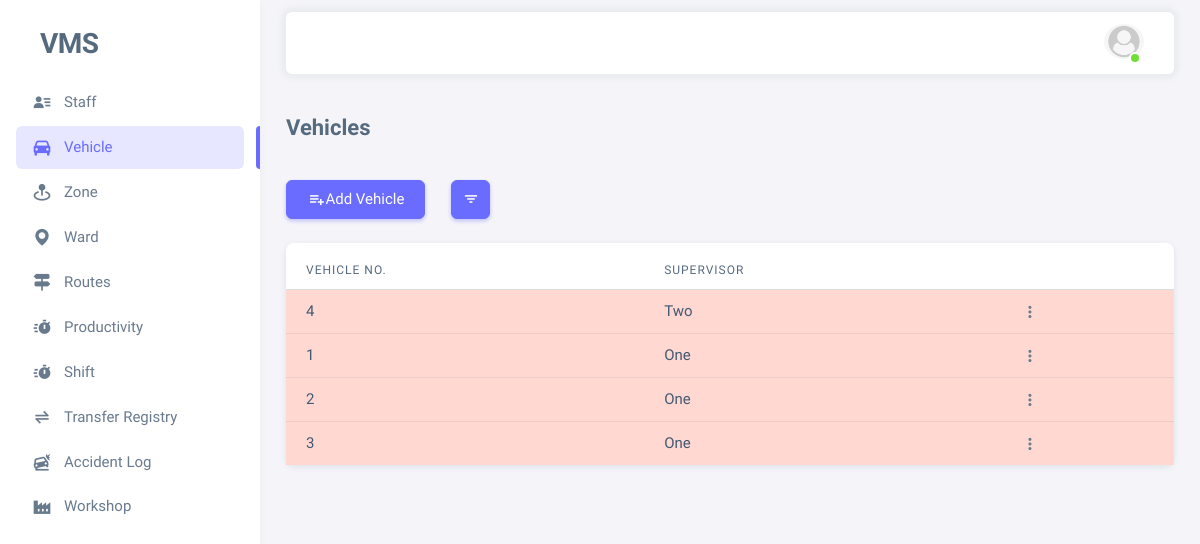
The page / (signed in) on the database as committed earlier.
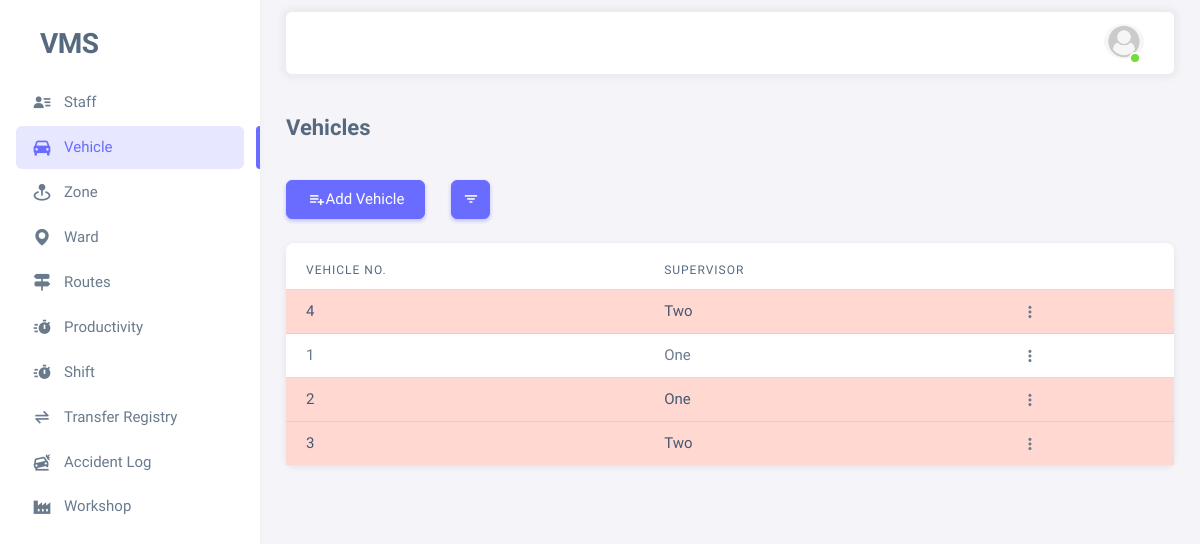
The same page on the database as committed later.
### vms_app/models.py (models this page shows, shortened)
class Vehicle(models.Model):
    vehicle_number = models.CharField(max_length=100, unique=True)
    is_active = models.BooleanField(default=True)
    is_working = models.BooleanField(default=False)
    supervisor = models.ForeignKey(Employee, on_delete=models.SET_NULL, null=True, blank=True,
                                   related_name='vehicle_supervised_by', limit_choices_to={'is_active': True})
    load_estimation = models.IntegerField(default=1000)  # in kg
    remark = models.TextField(null=True, blank=True)
    created_by = models.ForeignKey(Employee, on_delete=models.SET_NULL, null=True, blank=True,
                                   related_name='vehicle_created_by')
    created_on = models.DateTimeField(auto_now_add=True)
    updated_by = models.ForeignKey(Employee, on_delete=models.SET_NULL, null=True, blank=True,
                                   related_name='vehicle_updated_by')
    updated_on = models.DateTimeField(auto_now=True)
    zone = models.ForeignKey(Zone, related_name='zone_vehicles_set',
                             on_delete=models.PROTECT, null=True, blank=True)
    workshop = models.ForeignKey(Workshop, related_name='workshop_vehicles_set',
                                 on_delete=models.PROTECT, null=True, blank=True)
    register_number = models.CharField(max_length=50, null=True, blank=True, unique=True)
    chassis_number = models.CharField(max_length=50, null=True, blank=True)
    vehicle_model = models.CharField(max_length=50, null=True, blank=True)
    vehicle_type = models.CharField(max_length=50, null=True, blank=True)
    engine_number = models.CharField(max_length=50, null=True, blank=True)
    fc_date = models.DateField(null=True, blank=True)
    insurance = models.DateField(null=True, blank=True)
    puc = models.DateField(null=True, blank=True)  # pollution under control certificate expiry date

class Employee(AbstractBaseUser, PermissionsMixin):
    id = models.UUIDField(primary_key=True, editable=False, unique=True, default=uuid.uuid4)
    name = models.CharField(max_length=100)
    image = models.ImageField(upload_to='profiles/', null=True, blank=True)
    employee_id = models.CharField(max_length=100, unique=True)
    is_active = models.BooleanField(default=True)
    is_staff = models.BooleanField(default=True)
    is_superuser = models.BooleanField(default=False)
    contact = models.CharField(max_length=255)
    address = models.TextField()
    remark = models.TextField(null=True, blank=True)
    objects = EmployeeManager()
    USERNAME_FIELD = 'employee_id'
    REQUIRED_FIELDS = ['name']
    def __str__(self) -> str:
        return self.name

### vms_app/views.py (the view)
# urls.py: 2. Add a URL to urlpatterns:  path('', views.home, name='home')
@login_required(login_url='login')
@active_required
def home(request):
    queries = {
        "active": {"is_active": True},
        "in_active": {"is_active": False},
        "working": {"is_working": True, "is_active": True},
        "not_working": {"is_working": False, "is_active": True},
    }
    vehicles = Vehicle.objects.filter(**queries["active"])
    query = request.GET.get("query", None)
    if query and query in queries:
        vehicles = Vehicle.objects.filter(**queries[query])
    context = {
        "vehicles": vehicles,
        "menu": "menu-vehicle"
    }
    return render(request, 'vms_app/vehicles_list.html', context)

### vms_app/templates/vms_app/vehicles_list.html (shortened to what this page needs)
{% extends "base.html" %}
{% block content %}
<h4 class="fw-bold py-3 mb-4">Vehicles</h4>
<div class="row">
    <div class="col-auto">
        <a href="{% url "add_vehicle" %}" class="btn btn-primary">
            <span class="tf-icons bx bx-list-plus"></span> Add Vehicle
        </a>
    </div>
    <div class="col-auto">
        <button type="button" class="btn btn-primary btn-icon dropdown-toggle hide-arrow" data-bs-toggle="dropdown" aria-expanded="false">
            <i class="bx bx-filter"></i>
        </button>
    </div>
</div>
<div class="card mt-4">
    <div class="table-responsive text-nowrap mt-2">
        <table class="table">
            <thead>
                <tr>
                    <th>Vehicle No.</th>
                    <th>Supervisor</th>
                    <th></th>
                </tr>
            </thead>
            <tbody class="table-border-bottom-0">
                {% for vehicle in vehicles %}
                <tr {% if not vehicle.is_working %}class="table-danger"{% endif %}>
                    <td>{{vehicle.vehicle_number}}</td>
                    <td>{{vehicle.supervisor}}</td>
                    <td>
                        {% if request.user.is_superuser %}
                        <div class="dropdown">
                            <button type="button" class="btn p-0 dropdown-toggle hide-arrow" data-bs-toggle="dropdown">
                              <i class="bx bx-dots-vertical-rounded"></i>
                            </button>
                        </div>
                        {% else %}
                            <a href="{% url "edit_vehicle" vehicle.id %}" class="btn btn-sm btn-icon btn-primary">
                                <span class="tf-icons bx bxs-pencil"></span>
                            </a>
                        {% endif %}
                    </td>
                </tr>
                {% endfor %}
            </tbody>
        </table>
    </div>
</div>
{% endblock content %}

Rows that differ between the two databases and show on the page:
changed Vehicle (number 2 of 4 on the later page): is_working False → True (drawn)
changed Vehicle (number 4 of 4 on the later page): supervisor "One" → "Two"
